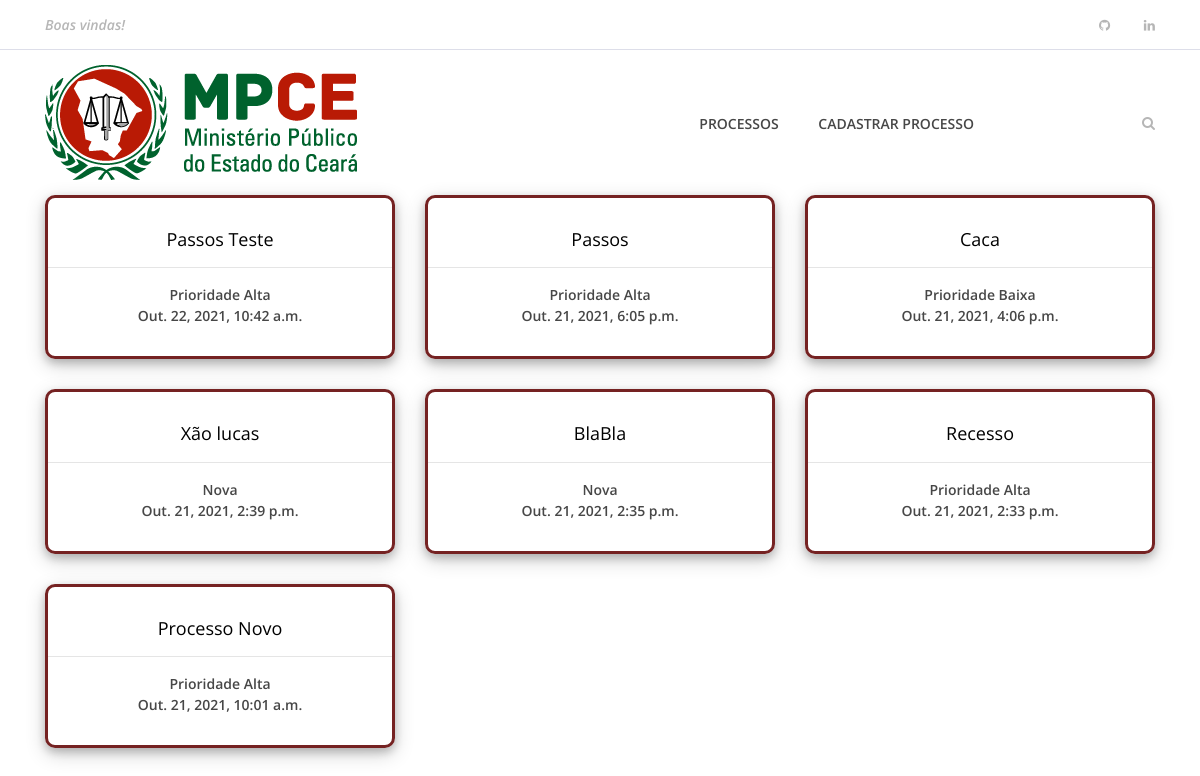
Page /buscar on the earlier database version.
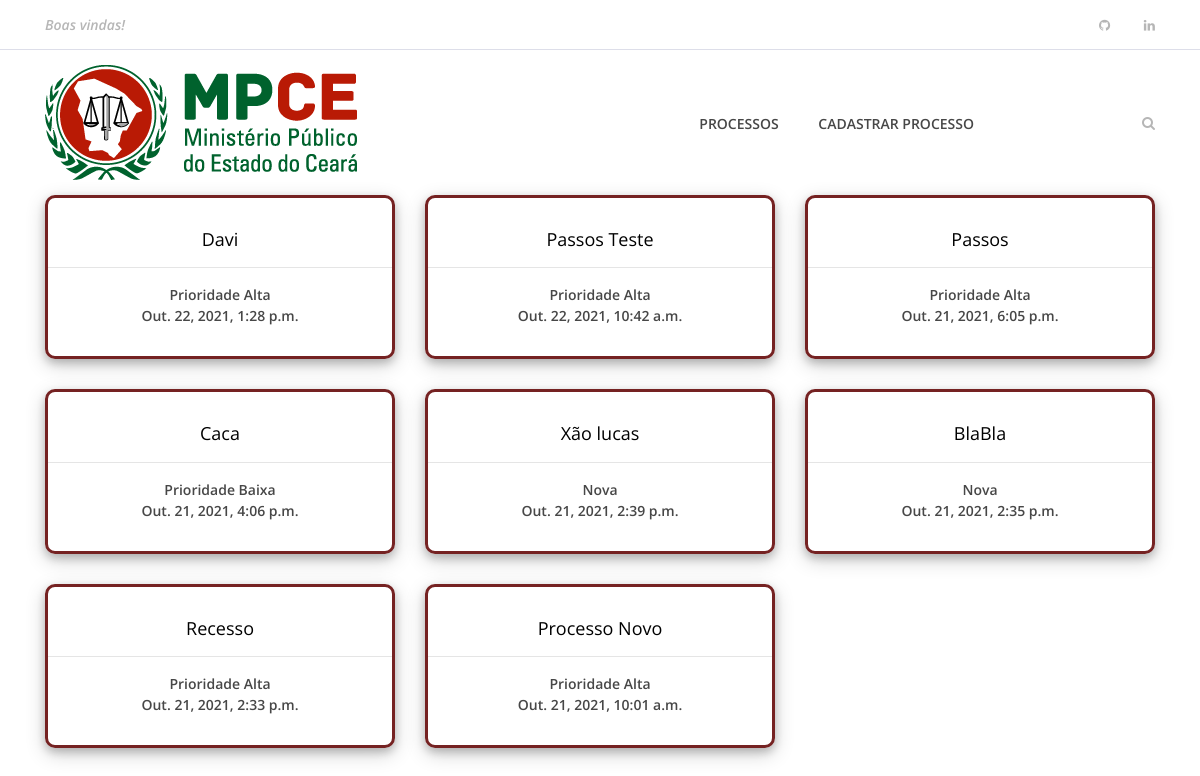
Same page on the later database version.
### system/models.py (models this page shows, shortened)
class Process(models.Model):
    cod = models.IntegerField(primary_key=True)
    title = models.CharField(max_length=50)
    description = models.TextField()
    created_date = models.DateTimeField(default=timezone.now)
    category = models.ForeignKey(Category, on_delete=models.DO_NOTHING)

class Category(models.Model):
    cod = models.IntegerField(primary_key=True)
    description = models.TextField()
    def __str__(self):
        return self.description

### system/views.py (the view)
# urls.py: path('buscar', views.buscar, name='buscar')
def buscar(request):
    processos_busca = Process.objects.order_by("-created_date").filter()
    if 'buscar' in request.GET:
        nome_buscar = request.GET['buscar']
        processos_busca = processos_busca.filter(title__icontains=nome_buscar)
    return render(request, 'buscar.html', {'processos_d':processos_busca})

### system/templates/buscar.html
{% extends 'base.html' %}
{% load static %}
{% block content%}
<body>
    <section class="best-receipe-area">
        <div class="container">
            <div class="row">
                {% if processos_d %}
                {% for processo in processos_d %}
                <div class="col-12 col-sm-6 col-lg-4">
                    <div class="single-best-receipe-area mb-30">
                        <div class="receipe-content" style="border: 3px solid rgb(117, 34, 34); border-radius: 10px; padding-bottom: 30px; box-shadow: 0 4px 8px 0 rgba(0, 0, 0, 0.2), 0 6px 20px 0 rgba(0, 0, 0, 0.19);">
                            <a href="{% url 'processos' processo.cod %}">
                                <h5>{{ processo.title }}</h5>
                                <hr>
                                <span>{{ processo.category }}</span>
                                <br>
                                <span>{{ processo.created_date }}</span>
                            </a>
                        </div>
                    </div>
                </div>
                {% endfor %}
                {% else %}
                <div class="col-12 col-sm-6 col-lg-4">
                    <h3> Nenhum Processo Encontrado </h3>
                </div>
                {% endif %}
            </div>
        </div>
    </section>
</body>
{% endblock %}

Differences in the rows shown:
added Process: title "Davi", category "Prioridade Alta", created_date "Out. 22, 2021, 1:28 p.m."
